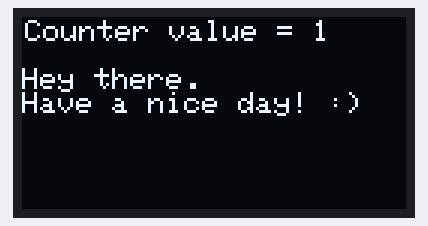
Bench run of a sketch on a simulated Arduino Uno, built with avr-gcc and run on an emulated ATmega328P. Shown: 128×64 one-colour display.

Above: at 0.12 s.
At 4.99 s:
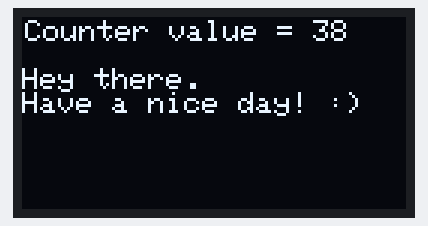
At 9.98 s:
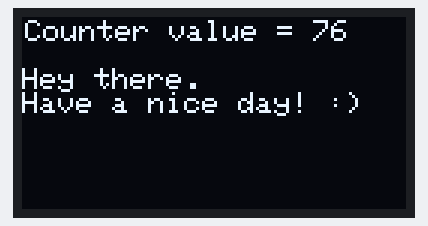
At 19.98 s:
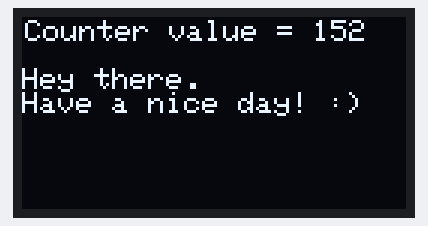
At 29.85 s:
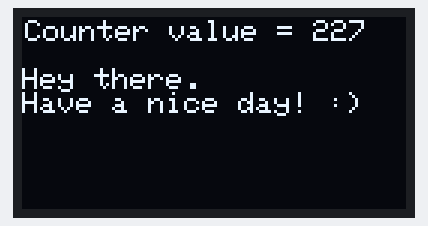
At 39.85 s:
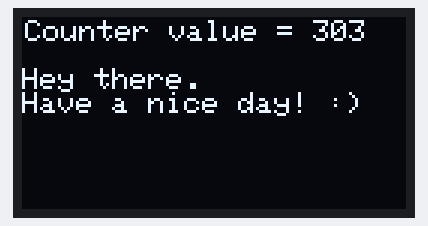

The sketch:

OLED_simple.ino
```cpp
/*************************************************************
 *  OLED_simple.ino This code demonstrates the use of a small
 *  128 row x 64 column organic LED (OLED) display using a 4
 *  wire (VCC=5V, GND, SDA, SCL) I2C Interface.
 *  First, install the Adafruit SSD1306 library using the
 *  library manager in your Arduino IDE. (You might be promoted to
 *  also install Adafruit GFX Library and the Adafruit BusIO library.
 *  Your Arduino IDE might be smart enough to tell you to install these.
 *  If not, and if this code doesn't compile, then install them
 *  via the library manager.
 *  Date        Author            Revision
 *  10/31/21    D. McLaughlin     initial code write for Engin 100/Digital Ready
 *  2/15/22     D. McLaughlin     revised comments, prepared for ECE-304 Spring 2022
 *  ************************************************************/
#include <SPI.h>
#include <Adafruit_SSD1306.h>
Adafruit_SSD1306 display(128,64, &Wire, 4);
int myCounter;  //this is the variable that will be displayed

void setup() {
  display.begin(SSD1306_SWITCHCAPVCC, 0x3C);
  display.clearDisplay();
  display.setTextSize(1);
  display.setTextColor(SSD1306_WHITE);
  myCounter = 0;
}

void loop() {
  display.clearDisplay();
  display.setCursor(1,1);
  myCounter = myCounter +1;
  display.print("Counter value = ");
  display.println(myCounter);
  display.println("");
  display.println("Hey there.\nHave a nice day! :)");
  display.display();
  if (myCounter > 1000){
    myCounter = 0;
  }
  delay(100);
}

/************ End of File ***************/
```
